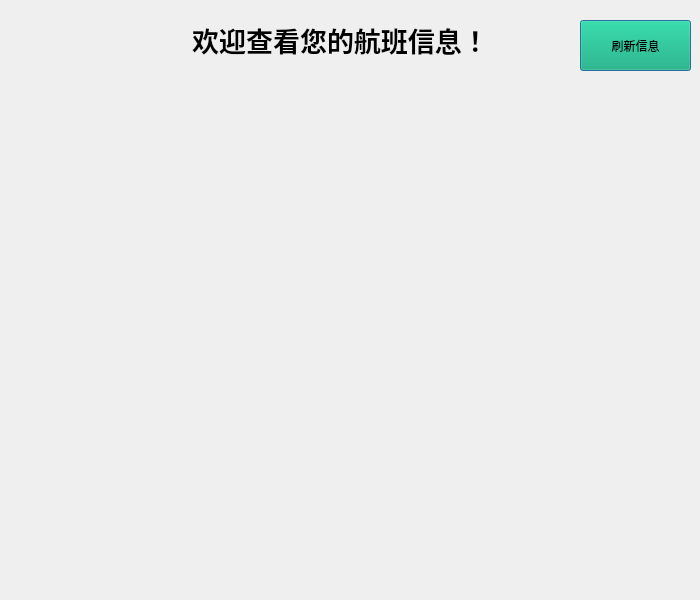
<?xml version="1.0" encoding="UTF-8"?>
<ui version="4.0">
 <class>Dlg_schedule</class>
 <widget class="QDialog" name="Dlg_schedule">
  <property name="geometry">
   <rect>
    <x>0</x>
    <y>0</y>
    <width>700</width>
    <height>600</height>
   </rect>
  </property>
  <property name="minimumSize">
   <size>
    <width>700</width>
    <height>600</height>
   </size>
  </property>
  <property name="maximumSize">
   <size>
    <width>700</width>
    <height>600</height>
   </size>
  </property>
  <property name="windowTitle">
   <string>Dialog</string>
  </property>
  <property name="styleSheet">
   <string notr="true">QPushButton{background:#01ab70}</string>
  </property>
  <widget class="QWidget" name="verticalLayoutWidget_2">
   <property name="geometry">
    <rect>
     <x>0</x>
     <y>100</y>
     <width>700</width>
     <height>501</height>
    </rect>
   </property>
   <layout class="QVBoxLayout" name="layout"/>
  </widget>
  <widget class="QPushButton" name="btn_refresh">
   <property name="geometry">
    <rect>
     <x>580</x>
     <y>20</y>
     <width>111</width>
     <height>51</height>
    </rect>
   </property>
   <property name="text">
    <string>刷新信息</string>
   </property>
  </widget>
  <widget class="QLabel" name="label">
   <property name="geometry">
    <rect>
     <x>160</x>
     <y>10</y>
     <width>361</width>
     <height>61</height>
    </rect>
   </property>
   <property name="text">
    <string>&lt;html&gt;&lt;head/&gt;&lt;body&gt;&lt;p align=&quot;center&quot;&gt;&lt;span style=&quot; font-size:20pt; font-weight:700;&quot;&gt;欢迎查看您的航班信息！&lt;/span&gt;&lt;/p&gt;&lt;/body&gt;&lt;/html&gt;</string>
   </property>
  </widget>
 </widget>
 <resources/>
 <connections/>
</ui>
